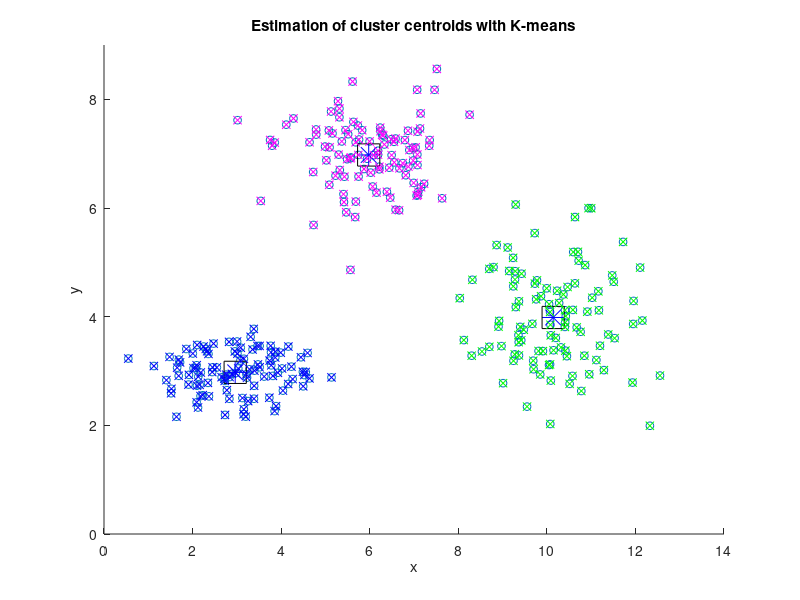

Source code (MATLAB):
% Example of k-means
% Three clusters of Gaussian data

N=100;
%cluster 1
mux1=3; muy1=3; sigmax1=1; sigmay1=0.4;
x1=normrnd(mux1,sigmax1,1,N);
y1=normrnd(muy1,sigmay1,1,N);
%cluster 2
mux2=10; muy2=4; sigmax2=1; sigmay2=0.8;
x2=normrnd(mux2,sigmax2,1,N);
y2=normrnd(muy2,sigmay2,1,N);
%cluster 3
mux3=6; muy3=7; sigmax3=1; sigmay3=0.6;
x3=normrnd(mux3,sigmax3,1,N);
y3=normrnd(muy3,sigmay3,1,N);

% complete data set
D=zeros(2,3*N);
D(1,:)=[x1,x2,x3];
D(2,:)=[y1,y2,y3];

% centroids: initial guess (3 clusters)
mo=zeros(2,3);
mo(1,1)=D(1,1);mo(2,1)=D(2,1);
mo(1,2)=D(1,120); mo(2,2)=D(2,120);
mo(1,3)=D(1,215); mo(2,3)=D(2,215);

d=zeros(1,3);

%K-means
for it=1:100,
   mn=zeros(2,3); %new centroid
   nk=zeros(1,3);
for nn=1:(3*N),   
   k=1;
   d(1)=(D(1,nn)-mo(1,1))^2+(D(2,nn)-mo(2,1))^2; %distance^2
   d(2)=(D(1,nn)-mo(1,2))^2+(D(2,nn)-mo(2,2))^2; %distance^2
   d(3)=(D(1,nn)-mo(1,3))^2+(D(2,nn)-mo(2,3))^2; %distance^2
   if d(2)<d(1), k=2; end;
   if (k==1 & d(3)<d(1)), k=3; end;
   if (k==2 & d(3)<d(2)), k=3; end;
   mn(:,k)=mn(:,k)+D(:,nn); nk(k)=nk(k)+1; %accumulate
end;
mn(1,:)=mn(1,:)./nk(1,:); %average
mn(2,:)=mn(2,:)./nk(1,:); % "  "

mo=mn; %change of centroid
end;
 
%display
figure(1)
scatter(D(1,:),D(2,:),32,'ro'); hold on;
axis([0 14 0 9]);

title('Estimation of cluster centroids with K-means')
xlabel('x'); ylabel('y');
plot(mn(1,:),mn(2,:),'b*','MarkerSize',16);
plot(mn(1,:),mn(2,:),'ks','MarkerSize',16);

%Marker colors to discern clusters
for nn=1:(3*N),   
   k=1;
   d(1)=(D(1,nn)-mo(1,1))^2+(D(2,nn)-mo(2,1))^2; %distance^2
   d(2)=(D(1,nn)-mo(1,2))^2+(D(2,nn)-mo(2,2))^2; %distance^2
   d(3)=(D(1,nn)-mo(1,3))^2+(D(2,nn)-mo(2,3))^2; %distance^2
   if d(2)<d(1), k=2; end;
   if (k==1 & d(3)<d(1)), k=3; end;
   if (k==2 & d(3)<d(2)), k=3; end;
   %
   if k==1, plot(D(1,nn),D(2,nn),'bx'); end;
   if k==2, plot(D(1,nn),D(2,nn),'gx'); end;
   if k==3, plot(D(1,nn),D(2,nn),'mx'); end;
end;
